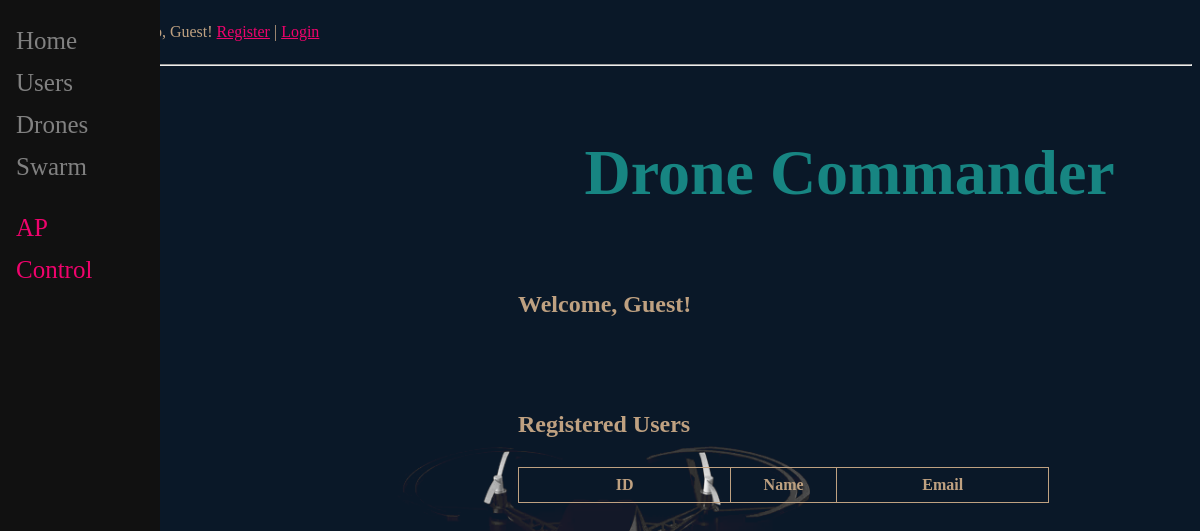
Before: / with the older database file.
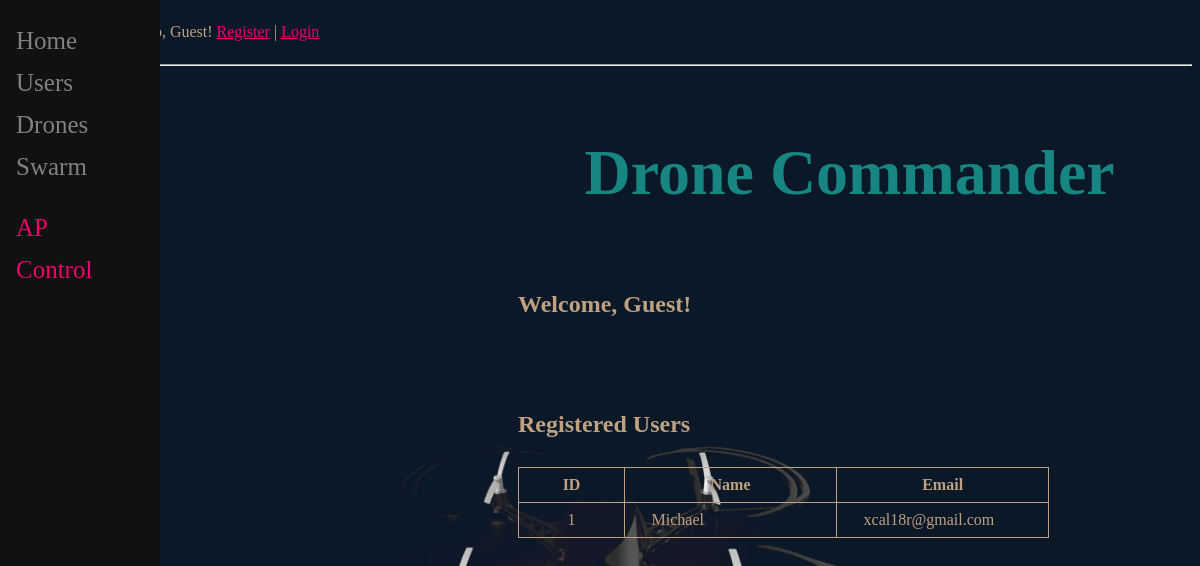
After: the same page with the newer database file.
### main/models.py (models this page shows, shortened)
class CustomUser(AbstractBaseUser):
    username = models.CharField(max_length=32, unique=True)
    email = models.EmailField(_("email address"),max_length=64, unique=True)
    date_joined=models.DateTimeField("dateJoined", default=timezone.now)
    last_login: DateTimeField = models.DateTimeField("lastLogin",auto_now=True)
    is_super_user = models.BooleanField(default=False)
    is_user = models.BooleanField(default=False)
    is_active = models.BooleanField(default=True)
    is_staff = models.BooleanField(default=False)
    is_admin = models.BooleanField(default=False)
    objects = MyAccountManager()
    USERNAME_FIELD = 'email'  # comment this if i want to use username
    REQUIRED_FIELDS = ['username']

### main/views.py (the view)
# urls.py: path('', home, name='home'),
def home(request):
    users = get_user_model().objects.all()
    drone = Drone.objects.all()
    return render(request, 'main/index.html', {'drone': drone, 'users': users})

### templates/main/index.html (shortened to what this page needs)
{% extends 'main/base.html' %}
{% block content %}
<h1 style="font-size: 64px; text-align: left;
            display: block;
            margin-left: auto;
            margin-right: auto;
            width: 80%;">Drone Commander</h1>
<h2>Welcome, {{ user.username|default:'Guest' }}!</h2>
<br>
<body>
    <h2>Registered Users</h2>
    <table  style="width:80%; border: 1px solid; border-collapse: collapse">
        <thead>
            <tr style="border: 1px solid; text-align: center;">
                <th>ID</th>
                <th style="width:20%; border: 1px solid; ">Name</th>
                <th style="width:40%; border: 1px solid;">Email</th>
            </tr>
        </thead>
        <tbody>
    {% for user in users %}
            <tr style="border: 1px solid; text-align: center;">
                <td style="width:20%; border: 1px solid; text-align: center; padding-left: 5%; padding-right: 5%;">{{ user.id }}</td>
                <td style="width:40%; border: 1px solid; text-align: left; padding-left: 5%; padding-right: 5%;">{{ user.username }}</td>
                <td style="width:20%; border: 1px solid; text-align: left; padding-left: 5%; padding-right: 5%;">{{ user.email }}</td>
            </tr>
        {% endfor %}
        </tbody>
    </table>
</body>
{% endblock %}

Changed rows visible on the page:
added CustomUser: id "1", username "Michael", email "xcal18r@gmail.com"
